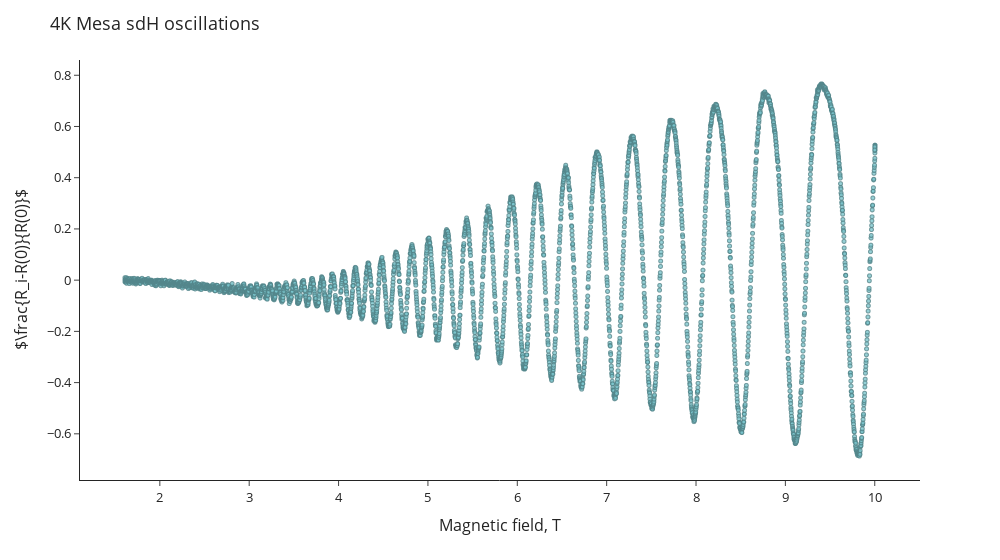

Notebook source saved alongside this figure:
### Code cell
sdH4Kgraph = px.scatter(data4K, x = data4K['field'], y = data4K['dR/R'], width = 1000, template = 'simple_white')
sdH4Kgraph.update_layout(
    title=r'4K Mesa sdH oscillations',
    xaxis_title=r'Magnetic field, T',
    yaxis_title=r'$\frac{R_i-R(0)}{R(0)}$', font=dict(
        size=13
    ))
sdH4Kgraph.update_traces(marker=dict(size=4,opacity=0.8, color = "#7AC5CD",
                              line=dict(width=1,
                                        color="#53868B")),
                  selector=dict(mode='markers'))

sdH4Kgraph.show()

### Figure 1 — Plotly figure (JSON) as saved in the notebook; plotly's stock layout.template omitted (floating-point values rounded to 4 significant figures; data arrays with more than 128 entries replaced by an {"elided": "..."} marker saying what was removed)
{"data": [{"hovertemplate": "field=%{x}<br>dR/R=%{y}<extra></extra>", "legendgroup": "", "marker": {"color": "#7AC5CD", "line": {"color": "#53868B", "width": 1}, "opacity": 0.8, "size": 4, "symbol": "circle"}, "mode": "markers", "name": "", "showlegend": false, "type": "scattergl", "x": {"elided": "3856 float values"}, "xaxis": "x", "y": {"elided": "3856 float values"}, "yaxis": "y"}], "layout": {"font": {"size": 13}, "legend": {"tracegroupgap": 0}, "margin": {"t": 60}, "title": {"text": "4K Mesa sdH oscillations"}, "width": 1000, "xaxis": {"anchor": "y", "domain": [0, 1], "title": {"text": "Magnetic field, T"}}, "yaxis": {"anchor": "x", "domain": [0, 1], "title": {"text": "$\\frac{R_i-R(0)}{R(0)}$"}}}}
